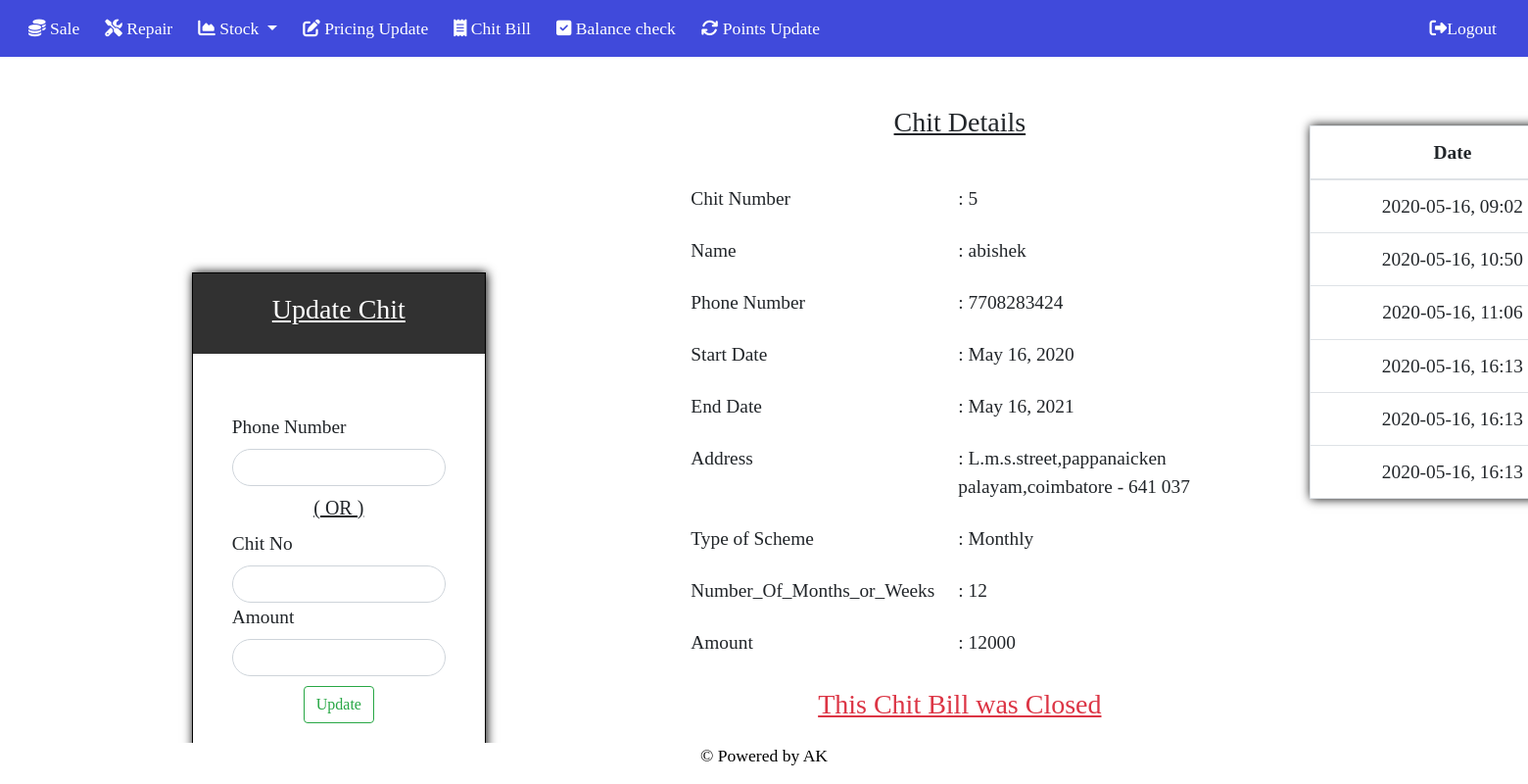
Screenshot of /shop/ChitBill/Update/8/ (signed in) with the database file from the repository.
### Myapp/models.py (models this page shows, shortened)
class ChitBillUpdate(models.Model):
    Name = models.ForeignKey(ChitBill,on_delete=models.CASCADE,null = True, blank = True)
    Amount = models.CharField(max_length=2048,default="[]")
    Date = models.CharField(max_length=2048,default="[]")
    Status = models.CharField(max_length=16,default="On Going")

class ChitBill(models.Model):
    Chit_No = models.CharField(max_length=16,default="",null = True, blank = True)
    Start_Date = models.DateField(default = date.today().strftime("%Y-%m-%d"))
    End_Date = models.DateField(default = date.today().strftime("%Y-%m-%d"))
    Name = models.ForeignKey(ShopCustomers,on_delete=models.CASCADE,null = True, blank = True)
    Address = models.CharField(max_length=1024,default="")
    Type_Of_Scheme = models.CharField(choices=Scheme,default="Weekly",max_length=32)
    Number_Of_Months_or_Weeks = models.CharField(max_length=16,default="")
    Amount = models.CharField(max_length=16,default="")

class ShopCustomers(models.Model):
    Name = models.CharField(max_length=64)
    PhoneNumber = models.CharField(max_length=15,unique=True,help_text="Phone Number")

### Myapp/views.py (the view)
# urls.py: url(r'^ChitBill/Update/(?P<pk_ChitBillID>\d+)/$',views.ChitBillUpdateid,name="ChitBillUpdateid"),
@login_required
def ChitBillUpdateid(request,pk_ChitBillID):
    if request.method == "POST":
        if request.POST.get("Phonenumber"):
            data = models.ChitBill.objects.filter(Name__PhoneNumber = request.POST.get("Phonenumber"))
            if data:
                return render(request,"ChitBill/ChitBillUpdate.html",{"form1":forms.SearchForm(),"data":data})
            else:
                return render(request,"ChitBill/ChitBillUpdate.html",{"form1":forms.SearchForm(),"error":"Incorrect Phone Number"})
        elif request.POST.get("chitno") and request.POST.get("Amount"):
            chitno = request.POST.get("chitno")
            check = models.ChitBillUpdate.objects.filter(Name__Chit_No = chitno)
            if check:
                foreigndata = get_object_or_404(models.ChitBill,Chit_No = chitno)
                listconv = get_object_or_404(models.ChitBillUpdate,Name__Chit_No = chitno)
                if listconv.Status == "On Going":
                    cal = Calculators()
                    a = cal.updatelist(listconv.Date,datetime.now().strftime("%Y-%m-%d, %H:%M"))
                    b = cal.updatelist(listconv.Amount,request.POST.get("Amount"))
                    zippedList = zip(json.loads(a),json.loads(b))
                    models.ChitBillUpdate.objects.filter(Name = foreigndata).update(Amount = str(b),Date = str(a))
                    return render(request,"ChitBill/ChitBillUpdate.html",{"check":check,"ziplist":zippedList})
                else:
                    zippedList = zip(json.loads(listconv.Date),json.loads(listconv.Amount))
                    return render(request,"ChitBill/ChitBillUpdate.html",{"check":check,
                                "ziplist":zippedList})
            else:
                return render(request,"ChitBill/ChitBillUpdate.html",{"error":"Incorrect Chit Number"})
    else:
        data = get_object_or_404(models.ChitBill,id=pk_ChitBillID)
        datacheck =  models.ChitBillUpdate.objects.filter(Name__Chit_No = data.Chit_No)
        zipdata = get_object_or_404(models.ChitBillUpdate,Name__Chit_No = data.Chit_No)
        zippedList = zip(json.loads(zipdata.Date),json.loads(zipdata.Amount))
        return render(request,"ChitBill/ChitBillUpdate.html",{"check":datacheck,"ziplist":zippedList})

### Myapp/templates/ChitBill/ChitBillUpdate.html (shortened to what this page needs)
{% extends "FirstApp/base.html" %}
{% block body-block %}
<div class="content" style="width: 1900px;">
    <div class="row">
        <div class="col-1">
        </div>
            <div class="col-3">
                <div class="col3content" >
                    <div class="col3head">
                        <h3><u>Update Chit</u></h3>
                    </div>
                    <div class="col3body">
                        <form action="" method="post">
                            <label for="Phonenumber">Phone Number</label>
                            <input type="text" name="Phonenumber" id="Phonenumber" class="form-control">
                            <div style="text-align: center;margin-top: 10px;margin-bottom: 10px;">
                                <h5><u>( OR )</u></h5>
                            </div>
                            <label for="ChitNo">Chit No</label>
                            <input type="text" name="chitno" id="ChitNo" class="form-control">
                            <label for="Amount">Amount</label>
                            <input type="text" name="Amount" id="Amount" class="form-control">
                            <div style="margin-top: 10px;text-align: center;">
                                <button type="submit" class="btn btn-outline-success">Update</button>
                            </div>
                        </form>
                    </div>
                </div>
            </div>
        {% if data %}
        <div class="col-4">
            <div class="col8content">
                <div class="col8head" style="margin-top: 50px;margin-bottom: 10px;text-align: center;transform: translateX(10%);">
                    <h3><u>Chit Details</u></h3>
                </div>
                <div class="col8body">
                    <table class="table table-bordered" style="transform: translateX(-10%);width: 1000px;text-align: center;box-shadow: black 1px 0px 10px;">
                        <thead>
                            <tr>
                                <th>Chit No</th>
                                <th>Name</th>
                                <th>Type of Scheme</th>
                                <th>Number of Months/Weeks</th>
                                <th>Amount</th>
                            </tr>
                        </thead>
                        <tbody>
                            {% for data in data %}
                                <tr>
                                    <td>{{data.Chit_No}}</td>
                                    <td><a href="{{data.id}}" style="text-decoration: none;">{{data.Name.Name}}</a></td>
                                    <td>{{data.Type_Of_Scheme}}</td>
                                    <td>{{data.Number_Of_Months_or_Weeks}}</td>
                                    <td>{{data.Amount}}</td>
                                </tr>
                            {% endfor %}
                        </tbody>
                    </table>
                </div>
            </div>
        </div>
        {% elif check %}
        <div class="col-4">
            <div class="col8content" style="position: fixed;">
                <div class="col8head" style="margin-top: 50px;margin-bottom: 10px;text-align: center;">
                    <h3><u>Chit Details</u></h3>
                </div>
                <div class="col8body">
                    <table class="table table-borderless">
                        <thead>
                            <tr>
                                <th></th>
                                <th></th>
                            </tr>
                        </thead>
                        <tbody>
                            {% for check in check %}
                                <tr>
                                    <td>Chit Number</td>
                                    <td>: {{check.Name.Chit_No}}</td>
                                </tr>
                                <tr>
                                    <td>Name</td>
                                    <td>: {{check.Name.Name.Name}}</td>
                                </tr>
                                <tr>
                                    <td>Phone Number</td>
                                    <td>: {{check.Name.Name.PhoneNumber}}</td>
                                </tr>
                                <tr>
                                    <td>Start Date</td>
                                    <td>: {{check.Name.Start_Date}}</td>
                                </tr>
                                <tr>
                                    <td>End Date</td>
                                    <td>: {{check.Name.End_Date}}</td>
                                </tr>
                                <tr>
                                    <td>Address</td>
                                    <td style="width: 300px;">: {{check.Name.Address}}</td>
                                </tr>
                                <tr>
                                    <td>Type of Scheme</td>
                                    <td>: {{check.Name.Type_Of_Scheme}}</td>
                                </tr>
                                <tr>
                                    <td>Number_Of_Months_or_Weeks</td>
                                    <td>: {{check.Name.Number_Of_Months_or_Weeks}}</td>
                                </tr>
                                <tr>
                                    <td>Amount</td>
                                    <td>: {{check.Name.Amount}}</td>
                                </tr>
                            {% endfor %}
                        </tbody>
                    </table>
                    <div style="text-align: center;margin-top: 20px;">
                        {% for check in check %}
                            {% if check.Status == "Closed" %}
                                <h3 class="text-danger"><u>This Chit Bill was Closed</u></h3>
                            {% else %}
                                <a href="Close/" class="btn btn-outline-danger">Close This Chit</a>
                            {% endif %}
                        {% endfor %}
                    </div>
                </div>
            </div>
        </div>
        {% endif %}
        {% if ziplist %}
            <div class="col-3" style="margin-top: 20px;text-align: center;">
                <table class="table table-bordered" style="box-shadow: black 1px 0px 10px;margin-top: 50px;">
                    <thead>
                        <tr>
                            <th>Date</th>
                        </tr>
                    </thead>
                    <tbody>
                        {% for check in ziplist %}
                            <tr>
                                <td>{{check.0}}</td>
                            </tr>
                        {% endfor %}
                    </tbody>
                </table>
            </div>
        {% endif %}
    </div>
</div>
{% endblock %}

### Myapp/templates/ChitBill/ChitBillUpdate.html (style rules this page uses)
.col-1 { margin-left: 50px; margin-top: 50px; }
.col3head { background-color: rgb(49,49,49); color: white; padding: 20px; text-align: center; }
.col3content { width: 300px; margin-top: 220px; border: 1px solid black; position: fixed; transform: translateX(-5%); margin-bottom: 50px; box-shadow: black 1px 0px 10px; }
.content { font-size: 110%; }
.col3body { padding: 20px; margin-right: 20px; margin-left: 20px; margin-top: 40px; margin-bottom: 40px; }
.col8content { margin-bottom: 50px; }

### rows the page displays
ChitBillUpdate: Name.Chit_No "5", Name.Name.Name "abishek", Name.Name.PhoneNumber "7708283424", Name.Start_Date "May 16, 2020", Name.End_Date "May 16, 2021", Name.Address "L.m.s.street,pappanaicken palayam,coimbatore - 641 037", Name.Type_Of_Scheme "Monthly", Name.Number_Of_Months_or_Weeks "12", Name.Amount "12000", Status "This Chit Bill was Closed"

### other values shown
{{ check.0 }} "2020-05-16, 09:02" "2020-05-16, 10:50" "2020-05-16, 11:06" "2020-05-16, 16:13" "2020-05-16, 16:13" "2020-05-16, 16:13"
